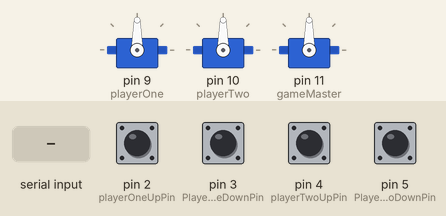
This sketch was run on a simulated Arduino Uno, built with avr-gcc and run on an emulated ATmega328P. Parts: 3 × servo. The test bench sets the inputs (shaded band); at power-on: pin 2 (playerOneUpPin), pin 3 (PlayerOneDownPin), pin 4 (playerTwoUpPin), pin 5 (PlayerTwoDownPin) HIGH.

Above: at 1.2 s.
1.3 s: "b,45\n" received over Serial
At 1.9 s:
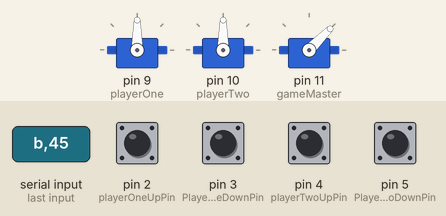
2.8 s: "b" received over Serial
At 4.8 s:
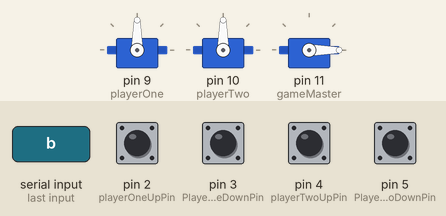
8.5 s: "wait" received over Serial
At 9.7 s:
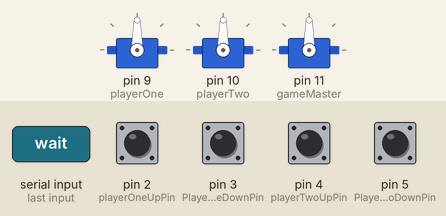
Timing chart, 0 to 11.0 s (numbered marks = the images above; inputs shaded):
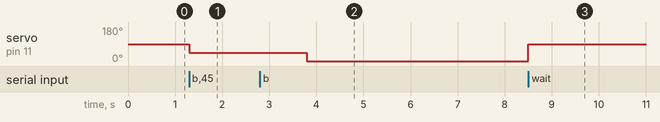

Measured:
- after the input at 1.3 s, servo on pin 11 (gameMaster): 90° → 45° at once
- after the input at 2.8 s, servo on pin 11 (gameMaster): 45° → 0° after 1.0 s
- after the input at 8.5 s, servo on pin 11 (gameMaster): 0° → 90° at once

The sketch:

servo_button.ino
```cpp
#include <Servo.h>

// player buttons
int playerOneUpPin = 2;
int PlayerOneDownPin = 3;
int playerTwoUpPin = 4;
int PlayerTwoDownPin = 5;

// servo positions
float playerOnePos = 90;
float playerTwoPos = 90;
int playerOneCorrected = 0;
int playerTwoCorrected = 0;
int gameMasterPos = 90;

// inputs from serial
String inputString = "";
char inputChar = 'z';

// game state variables
String gameState = "wait";
bool playerOneReady = false;
bool playerTwoReady = false;

// servos
Servo playerOne;
Servo playerTwo;
Servo gameMaster;

void setup() {

  Serial.begin (9600);

  pinMode(playerOneUpPin, INPUT_PULLUP);
  pinMode(PlayerOneDownPin, INPUT_PULLUP);
  pinMode(playerTwoUpPin, INPUT_PULLUP);
  pinMode(PlayerTwoDownPin, INPUT_PULLUP);

  playerOne.attach(9);
  playerTwo.attach(10);
  gameMaster.attach(11);

}

void loop() {

  // check gameState to see what we do with button inputs
  if (gameState == "wait") {
    // wait for button presses from players
    if ((digitalRead (playerOneUpPin) == LOW or digitalRead (PlayerOneDownPin) == LOW) and playerOneReady == false) {
      playerOneReady = true;
      Serial.println("playerOneReady");
    }
    if ((digitalRead (playerTwoUpPin) == LOW or digitalRead (PlayerTwoDownPin) == LOW) and playerTwoReady == false) {
      playerTwoReady = true;
      Serial.println("playerTwoReady");
    }
    // once both players are ready, set gameState to lock and send the ready signal to processing
    if (playerOneReady and playerTwoReady) {
      gameState = "lock";
      //Serial.println("ready");
    }
  } else if (gameState == "play") {
    // allow players to use the buttons to make answers
   if (digitalRead (playerOneUpPin) == LOW) {
     playerOnePos += 0.05;
   }
   if (digitalRead (PlayerOneDownPin) == LOW) {
     playerOnePos -= 0.05;
   }
    if (digitalRead (playerTwoUpPin) == LOW) {
      playerTwoPos += 0.05;
    }
    if (digitalRead (PlayerTwoDownPin) == LOW) {
      playerTwoPos -= 0.05;
    }
  } else if (gameState == "lock") {
    // do nothing while we show the answers or wait for the question
  }

  // always update servos, regardless of gameState
  playerOnePos = constrain(playerOnePos, 0, 180);
  playerTwoPos = constrain(playerTwoPos, 0, 180);

  playerOneCorrected = map(playerOnePos, 0, 180, 180, 0);
  playerTwoCorrected = map(playerTwoPos, 0, 180, 180, 0);

  playerOne.write(playerOneCorrected);
  playerTwo.write(playerTwoCorrected);

  gameMasterPos = constrain(gameMasterPos, 0, 180);
  gameMaster.write(gameMasterPos);

  // read from serial and take actions accordingly
  if (Serial.available() > 0) {
    inputChar = Serial.read();
    switch (inputChar) {
      case 'a':
        // reset all servos
        //Serial.println("Reset");
        playerOnePos = 90;
        playerTwoPos = 90;
        gameMasterPos = 90;
        break;
      case 'b':
        // set gameMaster servo, for showing answers
        //Serial.print("Setting gameMaster to: ");
        gameMasterPos = Serial.parseInt();
        //Serial.println(gameMasterPos);
        break;
      case 'c':
        // returns the positions of both player servos
        Serial.println(String(playerOneCorrected) + ',' + String(playerTwoCorrected));
        break;
      case 'd':
        // sets the gameState to play, unlocking controls
        gameState = "play";
        break;
      case 'e':
        // sets the gameState to lock, locking controls
        gameState = "lock";
        break;
      case 'f':
        // sets the gameState to wait, which waits for players to both press a button
        playerOneReady = false;
        playerTwoReady = false;
        gameState = "wait";
        break;
      default:
        //Serial.println("Unknown starting Byte!");
        break;
    }
  }
}
```
